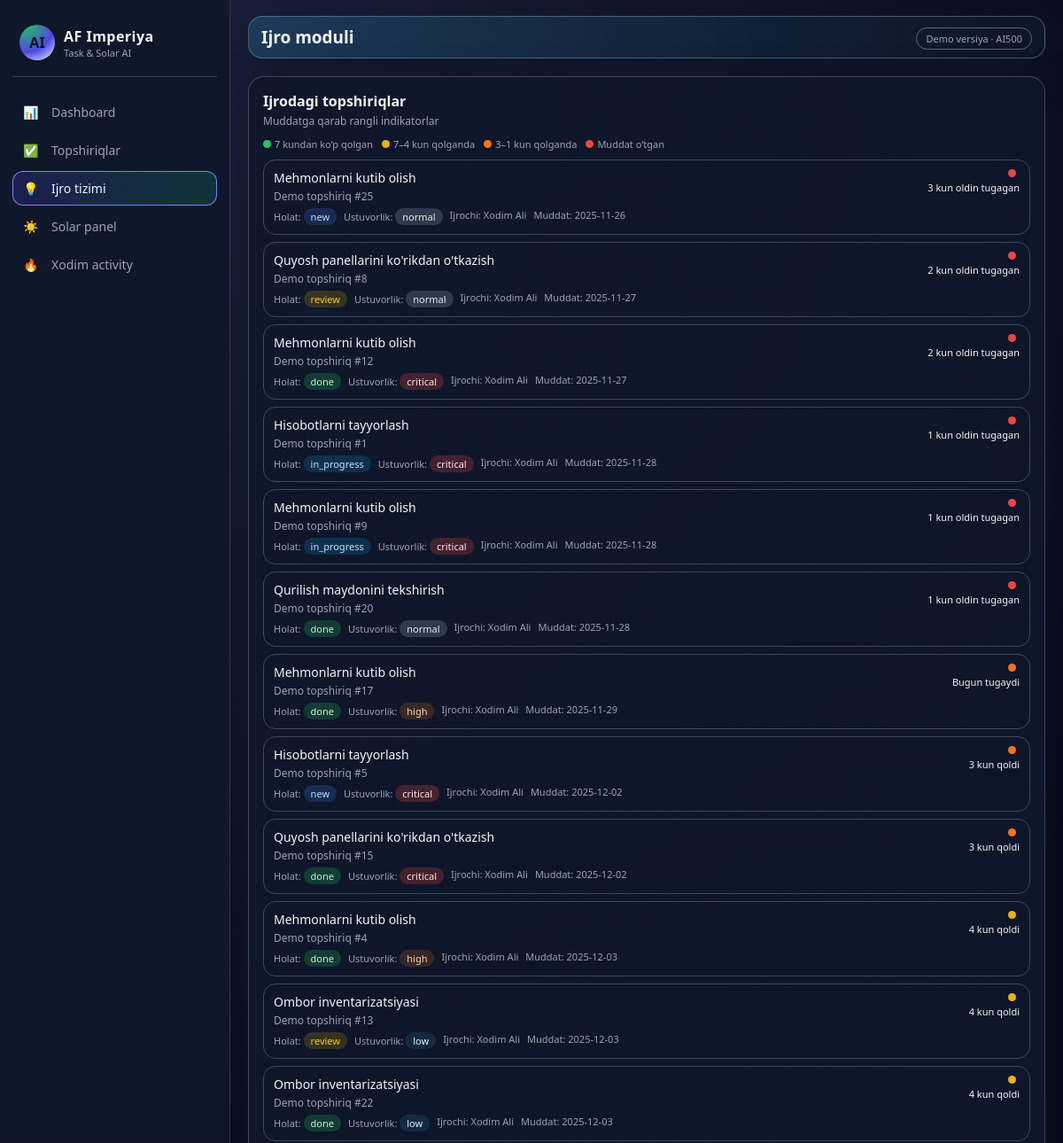
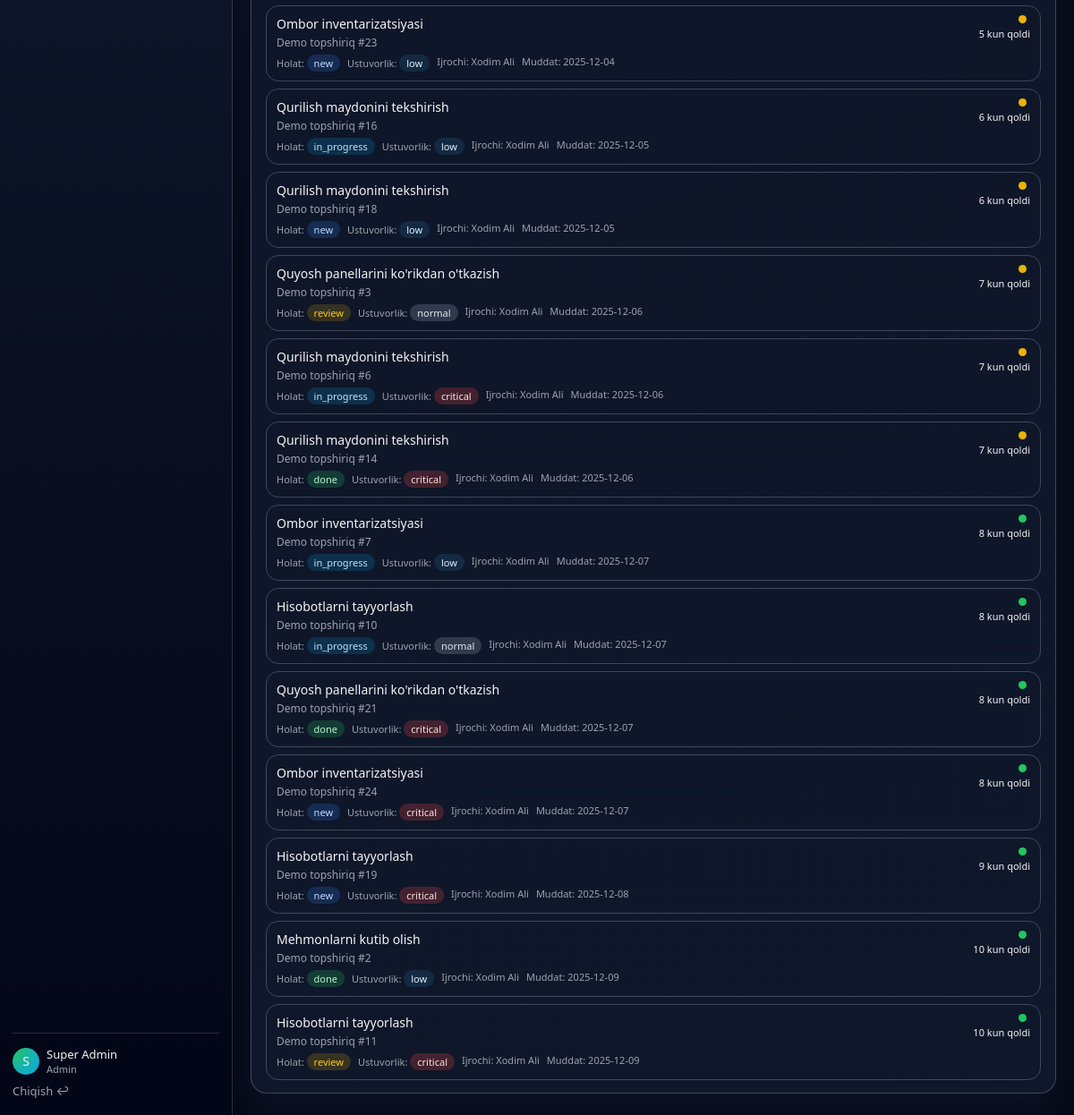
Screenshot of /ijro (signed in) with the database file from the repository (2 pictures, top to bottom).
### app.py (models this page shows, shortened)
class User(UserMixin, db.Model):
    id = db.Column(db.Integer, primary_key=True)
    full_name = db.Column(db.String(120), nullable=False)
    email = db.Column(db.String(120), unique=True, nullable=False, index=True)
    password_hash = db.Column(db.String(255), nullable=False)
    role = db.Column(db.String(20), nullable=False, default="xodim")  # admin / rahbar / xodim
    is_active = db.Column(db.Boolean, default=True)
    tasks_created = db.relationship("Task", backref="creator", foreign_keys="Task.created_by_id")
    tasks_assigned = db.relationship("Task", backref="assignee", foreign_keys="Task.assigned_to_id")

class Task(db.Model):
    id = db.Column(db.Integer, primary_key=True)
    title = db.Column(db.String(200), nullable=False)
    description = db.Column(db.Text, nullable=True)
    status = db.Column(db.String(20), default="new")  # new / in_progress / review / done / overdue
    priority = db.Column(db.String(20), default="normal")  # low / normal / high / critical
    created_at = db.Column(db.DateTime, default=datetime.utcnow)
    due_date = db.Column(db.Date, nullable=True)
    created_by_id = db.Column(db.Integer, db.ForeignKey("user.id"), nullable=False)
    assigned_to_id = db.Column(db.Integer, db.ForeignKey("user.id"), nullable=True)

### app.py (the view)
@app.route("/ijro")
@login_required
def ijro_board():
    tasks = Task.query.order_by(Task.due_date.asc()).all()
    today = date.today()
    return render_template("ijro.html", tasks=tasks, today=today)

### app.py (called while the page is built)
@login_manager.user_loader
def load_user(user_id):
    return User.query.get(int(user_id))

### templates/ijro.html (shortened to what this page needs)
{% extends "base.html" %}
{% block header_title %}Ijro moduli{% endblock %}
{% block content %}
<div class="card">
    <div class="card-header">
        <h3>Ijrodagi topshiriqlar</h3>
        <p class="card-subtitle">Muddatga qarab rangli indikatorlar</p>
    </div>
    <div class="ijro-legend">
        <span><span class="dot dot-green"></span>7 kundan ko‘p qolgan</span>
        <span><span class="dot dot-yellow"></span>7–4 kun qolganda</span>
        <span><span class="dot dot-orange"></span>3–1 kun qolganda</span>
        <span><span class="dot dot-red"></span>Muddat o‘tgan</span>
    </div>
    <div class="ijro-list">
        {% for t in tasks %}
        {% set due = t.due_date %}
        {% if due %}
            {% set delta = (due - today).days %}
        {% else %}
            {% set delta = 999 %}
        {% endif %}
        {% if not due or delta > 7 %}
            {% set cls = 'green' %}
        {% elif delta >= 4 %}
            {% set cls = 'yellow' %}
        {% elif delta >= 1 %}
            {% set cls = 'orange' %}
        {% elif delta == 0 %}
            {% set cls = 'orange' %}
        {% else %}
            {% set cls = 'red' %}
        {% endif %}
        <div class="ijro-item ijro-{{ cls }}">
            <div class="ijro-main">
                <div class="ijro-title">{{ t.title }}</div>
                <div class="ijro-desc">{{ t.description }}</div>
                <div class="ijro-meta">
                    <span>Holat: <span class="badge status-{{ t.status }}">{{ t.status }}</span></span>
                    <span>Ustuvorlik: <span class="badge priority-{{ t.priority }}">{{ t.priority }}</span></span>
                    <span>Ijrochi: {{ t.assignee.full_name if t.assignee else "-" }}</span>
                    <span>Muddat: {{ t.due_date or "-" }}</span>
                </div>
            </div>
            <div class="ijro-indicator">
                <span class="dot dot-{{ cls }}"></span>
                {% if delta > 0 %}
                    <div class="ijro-days">{{ delta }} kun qoldi</div>
                {% elif delta == 0 %}
                    <div class="ijro-days">Bugun tugaydi</div>
                {% else %}
                    <div class="ijro-days">{{ delta|abs }} kun oldin tugagan</div>
                {% endif %}
            </div>
        </div>
        {% else %}
        <p>Ijro uchun topshiriqlar mavjud emas.</p>
        {% endfor %}
    </div>
</div>
{% endblock %}

### templates/base.html (shortened to what this page needs)
<!doctype html>
<html lang="uz">
<head>
    <link rel="stylesheet" href="{{ url_for('static', filename='css/style.css') }}">
</head>
<body>
<div class="layout">
    <aside class="sidebar">
        <div class="sidebar-logo">
            <div class="logo-circle">AI</div>
            <div class="logo-text">
                <span class="logo-main">AF Imperiya</span>
                <span class="logo-sub">Task & Solar AI</span>
            </div>
        </div>
        <nav class="sidebar-nav">
            <a href="{{ url_for('index') }}" class="nav-item {% if request.endpoint == 'index' %}active{% endif %}">
                <span>📊</span> <span>Dashboard</span>
            </a>
            <a href="{{ url_for('tasks_list') }}" class="nav-item {% if 'tasks' in request.endpoint %}active{% endif %}">
                <span>✅</span> <span>Topshiriqlar</span>
            </a>
            <a href="{{ url_for('ijro_board') }}" class="nav-item {% if request.endpoint == 'ijro_board' %}active{% endif %}">
                <span>💡</span> <span>Ijro tizimi</span>
            </a>
            <a href="{{ url_for('solar_page') }}" class="nav-item {% if request.endpoint == 'solar_page' %}active{% endif %}">
                <span>☀️</span> <span>Solar panel</span>
            </a>
            <a href="{{ url_for('activity_page') }}" class="nav-item {% if request.endpoint == 'activity_page' %}active{% endif %}">
                <span>🔥</span> <span>Xodim activity</span>
            </a>
        </nav>
        <div class="sidebar-footer">
            {% if current_user.is_authenticated %}
                <div class="user-mini">
                    <div class="user-circle">{{ current_user.full_name[:1] }}</div>
                    <div>
                        <div class="user-name">{{ current_user.full_name }}</div>
                        <div class="user-role">{{ current_user.role|capitalize }}</div>
                    </div>
                </div>
                <a href="{{ url_for('logout') }}" class="logout-link">Chiqish ↩</a>
            {% endif %}
        </div>
    </aside>
    <main class="main">
        <header class="topbar">
            <div class="topbar-title">
                {% block header_title %}Panel{% endblock %}
            </div>
            <div class="topbar-actions">
                <span class="badge-pill">Demo versiya · AI500</span>
            </div>
        </header>
        <section class="content">
            {% block content %}{% endblock %}
        </section>
    </main>
</div>
</body>
</html>

### rows the page displays
User: full_name "S", full_name "Super Admin", role "Admin"
Task: title "Mehmonlarni kutib olish", description "Demo topshiriq #25", status "new", priority "normal", assignee "Xodim Ali", due_date "2025-11-26", assigned_to "3"
Task: title "Quyosh panellarini ko'rikdan o'tkazish", description "Demo topshiriq #8", status "review", priority "normal", assignee "Xodim Ali", due_date "2025-11-27", created_by "2"
Task: title "Mehmonlarni kutib olish", description "Demo topshiriq #12", status "done", priority "critical", assignee "Xodim Ali", due_date "2025-11-27", created_by "2"
Task: title "Hisobotlarni tayyorlash", description "Demo topshiriq #1", status "in_progress", priority "critical", assignee "Xodim Ali", due_date "2025-11-28", id "1"
Task: title "Mehmonlarni kutib olish", description "Demo topshiriq #9", status "in_progress", priority "critical", assignee "Xodim Ali", due_date "2025-11-28", delta "1"
Task: title "Qurilish maydonini tekshirish", description "Demo topshiriq #20", status "done", priority "normal", assignee "Xodim Ali", due_date "2025-11-28", delta "1"
Task: title "Mehmonlarni kutib olish", description "Demo topshiriq #17", status "done", priority "high", assignee "Xodim Ali", due_date "2025-11-29", shows "Bugun tugaydi"
Task: title "Hisobotlarni tayyorlash", description "Demo topshiriq #5", status "new", priority "critical", assignee "Xodim Ali", due_date "2025-12-02", assigned_to "3"
Task: title "Quyosh panellarini ko'rikdan o'tkazish", description "Demo topshiriq #15", status "done", priority "critical", assignee "Xodim Ali", due_date "2025-12-02", assigned_to "3"
Task: title "Mehmonlarni kutib olish", description "Demo topshiriq #4", status "done", priority "high", assignee "Xodim Ali", due_date "2025-12-03", id "4"
Task: title "Ombor inventarizatsiyasi", description "Demo topshiriq #13", status "review", priority "low", assignee "Xodim Ali", due_date "2025-12-03", delta "4"
Task: title "Ombor inventarizatsiyasi", description "Demo topshiriq #22", status "done", priority "low", assignee "Xodim Ali", due_date "2025-12-03", delta "4"
Task: title "Ombor inventarizatsiyasi", description "Demo topshiriq #23", status "new", priority "low", assignee "Xodim Ali", due_date "2025-12-04", delta "5"
Task: title "Qurilish maydonini tekshirish", description "Demo topshiriq #16", status "in_progress", priority "low", assignee "Xodim Ali", due_date "2025-12-05", delta "6"
Task: title "Qurilish maydonini tekshirish", description "Demo topshiriq #18", status "new", priority "low", assignee "Xodim Ali", due_date "2025-12-05", delta "6"
Task: title "Quyosh panellarini ko'rikdan o'tkazish", description "Demo topshiriq #3", status "review", priority "normal", assignee "Xodim Ali", due_date "2025-12-06", delta "7"
Task: title "Qurilish maydonini tekshirish", description "Demo topshiriq #6", status "in_progress", priority "critical", assignee "Xodim Ali", due_date "2025-12-06", delta "7"
Task: title "Qurilish maydonini tekshirish", description "Demo topshiriq #14", status "done", priority "critical", assignee "Xodim Ali", due_date "2025-12-06", delta "7"
Task: title "Ombor inventarizatsiyasi", description "Demo topshiriq #7", status "in_progress", priority "low", assignee "Xodim Ali", due_date "2025-12-07", delta "8"
Task: title "Hisobotlarni tayyorlash", description "Demo topshiriq #10", status "in_progress", priority "normal", assignee "Xodim Ali", due_date "2025-12-07", delta "8"
Task: title "Quyosh panellarini ko'rikdan o'tkazish", description "Demo topshiriq #21", status "done", priority "critical", assignee "Xodim Ali", due_date "2025-12-07", delta "8"
Task: title "Ombor inventarizatsiyasi", description "Demo topshiriq #24", status "new", priority "critical", assignee "Xodim Ali", due_date "2025-12-07", delta "8"
Task: title "Hisobotlarni tayyorlash", description "Demo topshiriq #19", status "new", priority "critical", assignee "Xodim Ali", due_date "2025-12-08", delta "9"
Task: title "Mehmonlarni kutib olish", description "Demo topshiriq #2", status "done", priority "low", assignee "Xodim Ali", due_date "2025-12-09", delta "10"
Task: title "Hisobotlarni tayyorlash", description "Demo topshiriq #11", status "review", priority "critical", assignee "Xodim Ali", due_date "2025-12-09", delta "10"
